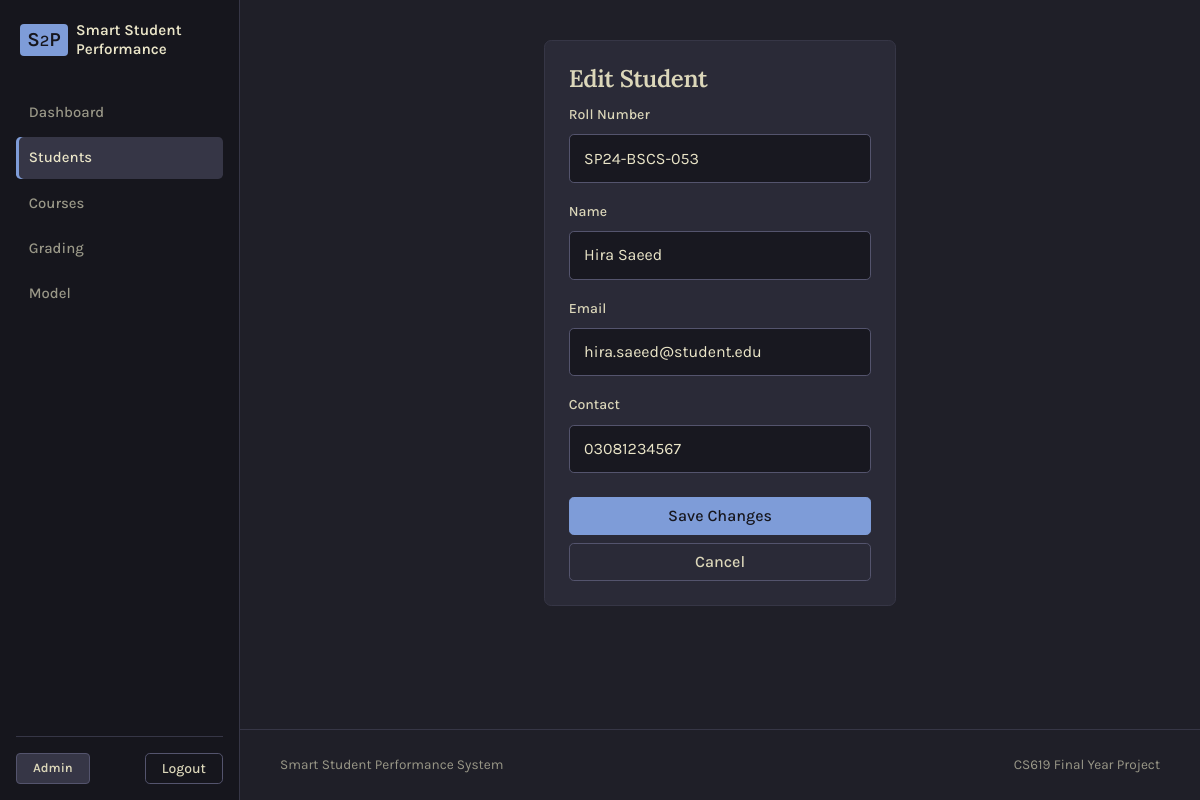
The page /admin/students/9/edit (signed in) on the database its author committed.
### app/models.py (models this page shows)
class Student(db.Model):
    id = db.Column(db.Integer, primary_key=True)
    roll_number = db.Column(db.String(20), unique=True, nullable=False)
    name = db.Column(db.String(100), nullable=False)
    email = db.Column(db.String(120), unique=True, nullable=False)
    contact = db.Column(db.String(20), nullable=False)
    enrollments = db.relationship(
        "Enrollment", backref="student", cascade="all, delete-orphan"
    )
    marks = db.relationship("Marks", backref="student", cascade="all, delete-orphan")
    attendance_records = db.relationship(
        "Attendance", backref="student", cascade="all, delete-orphan"
    )
    predictions = db.relationship(
        "Prediction", backref="student", cascade="all, delete-orphan"
    )

### app/routes.py (the view, shortened to what this page needs)
@main.route("/admin/students/<int:student_id>/edit", methods=["GET", "POST"])
@login_required
@role_required(ROLE_ADMIN)
def admin_edit_student(student_id):
    student = Student.query.get(student_id)
    if student is None:
        flash("Student not found.", "danger")
        return redirect(url_for("main.admin_students"))
    return render_template("admin_edit_student.html", student=student)

### app/routes.py (called while the page is built)
def login_required(view):
    @wraps(view)
    def wrapped_view(*args, **kwargs):
        if "user_id" not in session:
            flash("Please log in to continue.", "warning")
            return redirect(url_for("main.login"))
        return view(*args, **kwargs)
    return wrapped_view

def role_required(*allowed_roles):
    def decorator(view):
        @wraps(view)
        def wrapped_view(*args, **kwargs):
            if "role" not in session or session["role"] not in allowed_roles:
                flash("You do not have permission to access this page.", "danger")
                return redirect(url_for("main.index"))
            return view(*args, **kwargs)
        return wrapped_view
    return decorator

### app/templates/admin_edit_student.html (shortened to what this page needs)
{% extends 'base.html' %}
{% block content %}
  <div class="row justify-content-center">
    <div class="col-lg-5">
      <div class="surface-card p-4 shadow-md">
        <h1 class="h4 fw-semibold">Edit Student</h1>
        <form method="POST">
          <div class="mb-3">
            <label class="form-label" for="roll_number">Roll Number</label>
            <input class="form-control form-control-soft"
                   type="text"
                   name="roll_number"
                   id="roll_number"
                   value="{{ student.roll_number }}"
                   required />
          </div>
          <div class="mb-3">
            <label class="form-label" for="name">Name</label>
            <input class="form-control form-control-soft"
                   type="text"
                   name="name"
                   id="name"
                   value="{{ student.name }}"
                   required />
          </div>
          <div class="mb-3">
            <label class="form-label" for="email">Email</label>
            <input class="form-control form-control-soft"
                   type="email"
                   name="email"
                   id="email"
                   value="{{ student.email }}"
                   required />
          </div>
          <div class="mb-4">
            <label class="form-label" for="contact">Contact</label>
            <input class="form-control form-control-soft"
                   type="text"
                   name="contact"
                   id="contact"
                   value="{{ student.contact }}"
                   required />
          </div>
          <button class="btn btn-primary w-100 mb-2" type="submit">Save Changes</button>
          <a class="btn btn-outline-secondary w-100"
             href="{{ url_for('main.admin_students') }}">Cancel</a>
        </form>
      </div>
    </div>
  </div>
{% endblock %}

### app/static/CSS/style.css (style rules this page uses)
:root { --bg-base: #1f1f28; --bg-navbar: #16161d; --bg-surface: #2a2a37; --bg-input: #181820; --bg-hover: #363646; --border-subtle: #363646; --border-input: #54546d; --border-hover: #938aa9; --text-primary: #dcd7ba; --text-bright: #eae5c8; --text-muted: #9a9888; --accent: #7e9cd8; --accent-hover: #6c8bc9; --accent-danger: #e46876; --accent-success: #98bb6c; --accent-warning: #e6c384; --radius-sm: 0.25rem; --radius-md: 0.3rem; --radius-lg: 0.4rem; --radius-xl: 0.45rem; }
html { color-scheme: dark; }
body { min-height: 100vh; font-family: "Karla", system-ui, -apple-system, "Segoe UI", sans-serif; font-size: 0.97rem; line-height: 1.6; color: var(--text-primary); background: var(--bg-base); -webkit-font-smoothing: antialiased; }
.app-shell { display: flex; flex-direction: column; }
a { color: var(--accent); text-decoration: none; }
.surface-card { background: var(--bg-surface); border: 1px solid var(--border-subtle); border-radius: var(--radius-xl); color: var(--text-primary); box-shadow: none !important; }
h1, h2, h3, h4, h5, h6 { color: var(--text-bright); font-weight: 600; letter-spacing: -0.015em; line-height: 1.25; }
h1, h2 { font-family: "Lora", Georgia, serif; }
.form-label { color: var(--text-primary); font-size: 0.88rem; font-weight: 500; }
.form-control-soft { background-color: var(--bg-input); color: var(--text-bright); border: 1px solid var(--border-input); border-radius: var(--radius-md); padding: 0.7rem 0.9rem; transition: border-color 0.12s ease; }
.form-control-soft::placeholder { color: var(--text-muted); opacity: 1; }
.btn { border-radius: var(--radius-md); font-weight: 500; transition: background-color 0.12s ease, border-color 0.12s ease, color 0.12s ease; }
.btn-primary { background: var(--accent); border-color: var(--accent); color: var(--bg-navbar); }
.btn-outline-secondary { border-color: var(--border-input); color: var(--text-primary); }
@media (min-width: 992px) { body:has(.app-navbar .gap-1) { padding-left: 15rem; } }

### rows shown on the page
Student: roll_number "SP24-BSCS-053", name "Hira Saeed", email "hira.saeed@student.edu", contact "03081234567"

### other values the page prints
{{ session.get("role").capitalize() }} "Admin"
